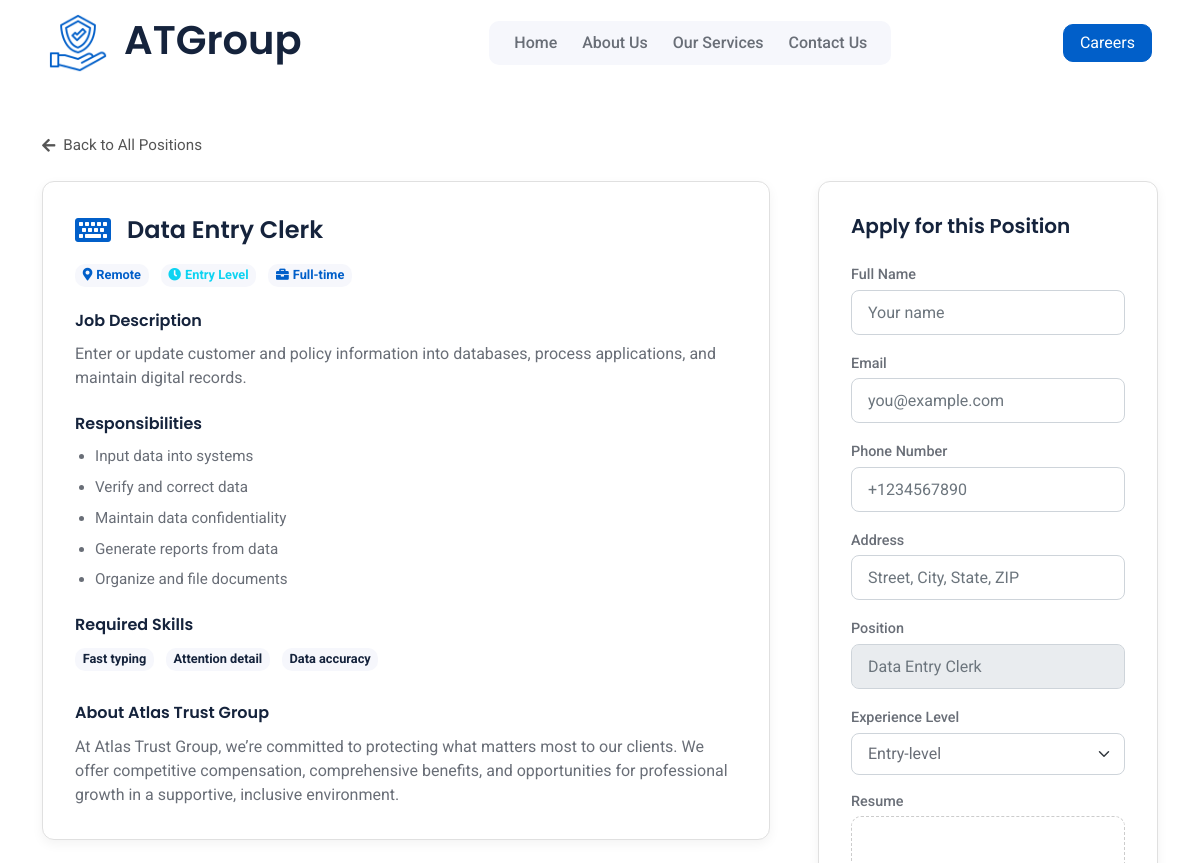
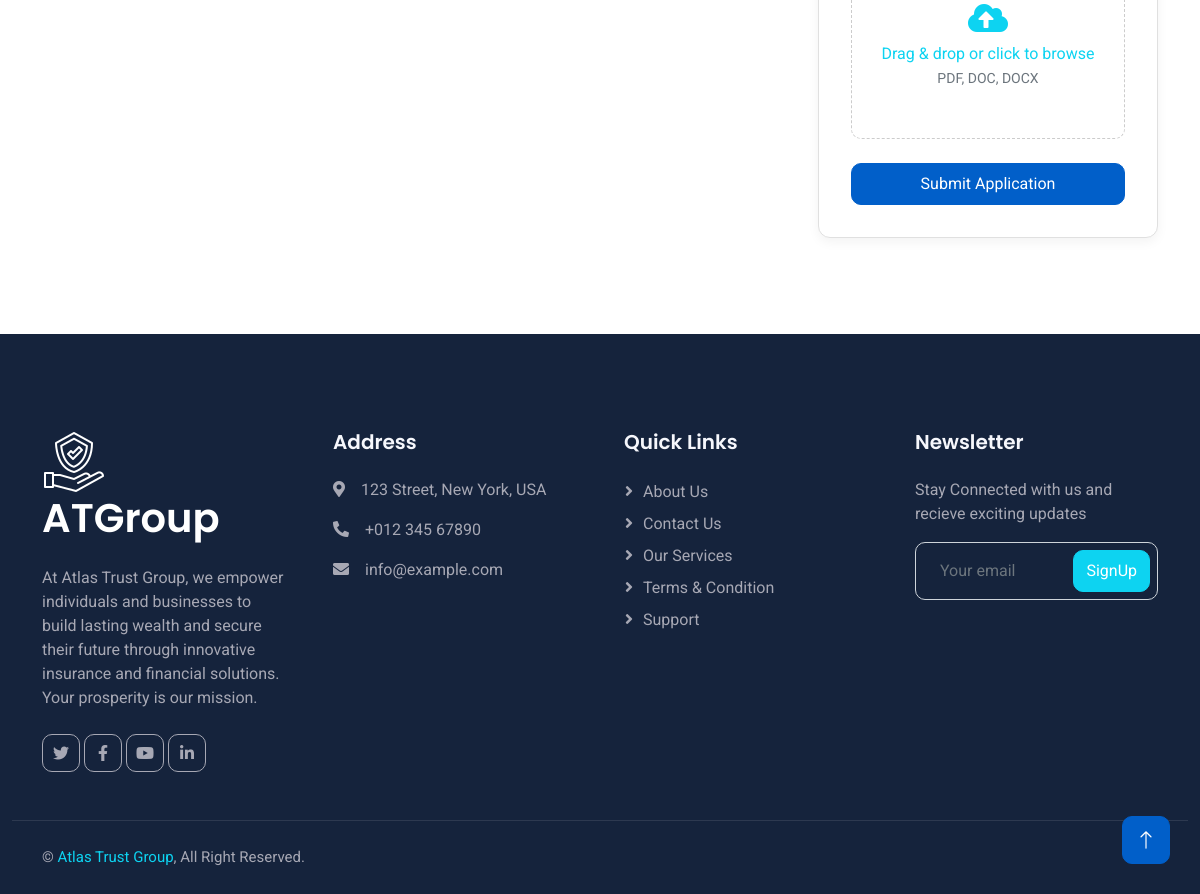
Page /careers/data-entry-clerk on the committed database (2 pictures, top to bottom).
### base/models.py (models this page shows, shortened)
class Career(models.Model):
    EXPERIENCE_CHOICES = [
        ('entry', 'Entry Level'),
        ('mid', '1-2 years'),
        ('senior', '3-4 years'),
    ]
    WORK_TYPE_CHOICES = [
        ('remote', 'Remote'),
        ('onsite', 'Onsite'),
        ('hybrid', 'Hybrid'),
    ]
    title = models.CharField(max_length=200)
    slug = models.SlugField(unique=True, blank=True)
    description = models.TextField(blank=True, null=True)
    icon = models.CharField(max_length=200, blank=True, null=True)
    experience = MultiSelectField(
        choices=EXPERIENCE_CHOICES,
        blank=True
    )
    work_type = MultiSelectField(
        choices=WORK_TYPE_CHOICES,
        blank=True
    )
    responsibilities = models.JSONField(default=list, blank=True)
    skills = models.JSONField(default=list, blank=True)
    location = models.CharField(max_length=200, blank=True, null=True)

### base/views.py (the view)
# urls.py: path('careers/<slug>', career_details, name='career'),
def career_details(request, slug):
    career = Career.objects.get(slug=slug)
    context = {
        'career': career
    }
    return render(request, 'base/career_details.html', context)

### base/templates/base/career_details.html (shortened to what this page needs)
{% extends 'main.html' %}
{% load static %}
{% block content %}
<div class="container py-5">
    <a href="{% url 'careers' %}" class="back-link d-inline-flex align-items-center mb-4">
      <i class="fas fa-arrow-left me-2"></i>
      Back to All Positions
    </a>
    <div class="row gx-5">
      <div class="col-lg-8">
        <div class="card detail-card mb-5">
          <div class="card-body">
            <div class="d-flex align-items-center mb-3">
              <i class="{{career.icon}}"></i>
              <h2 class="h4 mb-0">{{career.title}}</h2>
            </div>
            <div class="mb-4">
              <span class="badge bg-light text-primary me-2">
                <i class="fas fa-map-marker-alt me-1"></i>{{career.work_type}}
              </span>
              <span class="badge bg-light text-secondary me-2">
                <i class="fas fa-clock me-1"></i>{{career.experience}}
              </span>
              <span class="badge bg-light text-primary">
                <i class="fas fa-briefcase me-1"></i>Full-time
              </span>
            </div>
            <h5 class="fw-semibold">Job Description</h5>
            <p class="mb-4">
              {{career.description}}
            </p>
            <h5 class="fw-semibold">Responsibilities</h5>
            <ul class="mb-4">
              {% for responsibility in career.responsibilities %}
                <li>{{responsibility}}</li>
              {% endfor %}
            </ul>
            <h5 class="fw-semibold">Required Skills</h5>
            <div class="skill-tags mb-4">
              {% for skill in career.skills %}
                <span class="badge bg-light text-dark me-2">{{skill}}</span>
              {% endfor %}
            </div>
            <h5 class="fw-semibold">About Atlas Trust Group</h5>
            <p class="mb-0">
              At Atlas Trust Group, we’re committed to protecting what matters most to our clients. We offer competitive compensation, comprehensive benefits, and opportunities for professional growth in a supportive, inclusive environment.
            </p>
          </div>
        </div>
      </div>
      <div class="col-lg-4">
        <div class="card apply-card sticky-top" style="top: 100px;">
          <div class="card-body">
            <h5 class="h5 mb-4">Apply for this Position</h5>
            <form id="application-form">
              <div class="mb-3">
                <label for="app-fullname" class="form-label">Full Name</label>
                <input type="text" id="app-fullname" class="form-control" placeholder="Your name">
              </div>
              <div class="mb-3">
                <label for="app-email" class="form-label">Email</label>
                <input type="email" id="app-email" class="form-control" placeholder="you@example.com">
              </div>
              <div class="mb-3">
                <label for="app-phone" class="form-label">Phone Number</label>
                <input type="tel" id="app-phone" class="form-control" placeholder="+1234567890">
              </div>
              <div class="mb-3">
                <label for="app-address" class="form-label">Address</label>
                <input type="text" id="app-address" class="form-control" placeholder="Street, City, State, ZIP">
              </div>
              <div class="mb-3">
                <label for="app-position" class="form-label">Position</label>
                <input type="text" id="app-position" class="form-control" placeholder="{{career.title}}" disabled>
              </div>
              <div class="mb-3">
                <label for="app-experience" class="form-label">Experience Level</label>
                <select id="app-experience" class="form-select">
                  <option>Entry-level</option>
                </select>
              </div>
              <div class="mb-4">
                <label class="form-label d-block">Resume</label>
                <div class="resume-upload text-center py-5 rounded position-relative">
                  <i class="fas fa-cloud-upload-alt fa-2x mb-2 text-secondary"></i>
                  <p class="mb-0 text-secondary">Drag &amp; drop or click to browse</p>
                  <small class="text-muted">PDF, DOC, DOCX</small>
                </div>
              </div>
              <button type="submit" class="btn btn-primary w-100 py-2">Submit Application</button>
            </form>
          </div>
        </div>
      </div>
    </div>
  </div>
{% endblock content %}

### static/css/style.css (style rules this page uses)
:root { --primary: #015FC9; --secondary: #0DD3F1; --light: #F6F7FC; --dark: #15233C; }
.btn { transition: .5s; }
.btn.btn-primary, .btn.btn-outline-primary:hover, .btn.btn-secondary, .btn.btn-outline-secondary:hover { color: #FFFFFF; }
.card.detail-card, .card.apply-card { border: 1px solid #e0e0e0; border-radius: .75rem; box-shadow: 0 4px 12px rgba(0,0,0,0.05); background: #fff; }
.back-link { color: #555; font-size: .95rem; text-decoration: none; }
.detail-card .card-body { padding: 2rem; }
.detail-card h2 { font-size: 1.5rem; font-weight: 600; }
.detail-card .badge { font-size: .8rem; padding: .4em .6em; }
.detail-card h5 { font-size: 1rem; font-weight: 600; margin-bottom: .75rem; }
.detail-card ul { padding-left: 1.25rem; }
.detail-card ul li { margin-bottom: .5rem; font-size: .95rem; }
.detail-card .skill-tags .badge { margin-bottom: .5rem; }
.apply-card .card-body { padding: 2rem; }
.apply-card .form-label { font-size: .9rem; font-weight: 500; margin-bottom: .25rem; }
.apply-card .form-control, .apply-card .form-select { border-radius: .5rem; padding: .5rem 1rem; height: 45px; }
.apply-card .form-select { height: auto; }
.apply-card .resume-upload { position: relative; border: 1px dashed #ccc; cursor: pointer; overflow: hidden; }
.apply-card .resume-upload p { margin-bottom: .25rem; }
.resume-upload { border: 1px dashed #ccc; overflow: hidden; cursor: pointer; }
@media (min-width: 992px) { .apply-card.sticky-top { position: sticky; } }

### rows in the picture
Career: title "Data Entry Clerk", work_type "Remote", experience "Entry Level", description "Enter or update customer and policy information into databases, process applications, and maintain digital records."

### other values in the picture
{{ responsibility }} "Input data into systems" "Verify and correct data" "Maintain data confidentiality" "Generate reports from data" "Organize and file documents"
{{ skill }} "Fast typing" "Attention detail" "Data accuracy"
